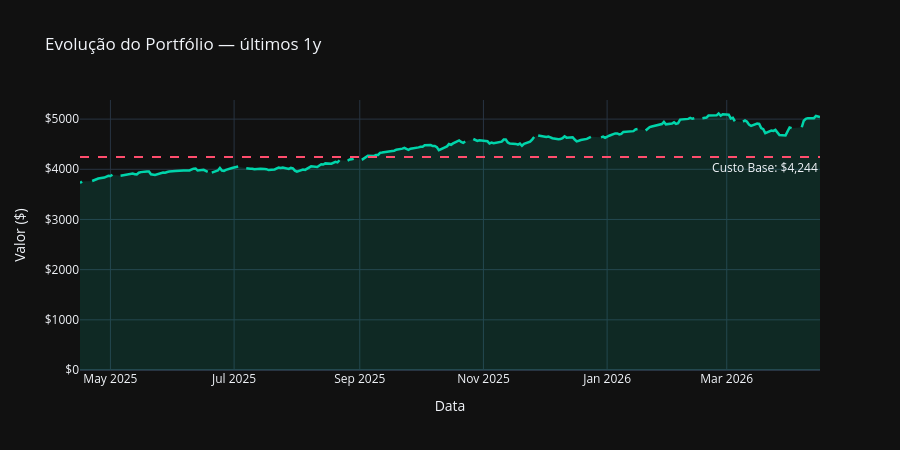

Notebook source saved alongside this figure:
### Markdown cell above
---
## 📈 Célula 5 — Evolução Histórica do Portfólio

### Code cell
portfolio_value = pd.Series(0.0, index=prices.index)
for ticker, info in PORTFOLIO.items():
    if ticker in prices.columns:
        portfolio_value += prices[ticker] * info['shares']

custo_base = sum(v['shares'] * v['avg_price'] for v in PORTFOLIO.values())

fig = go.Figure()
fig.add_trace(go.Scatter(
    x=portfolio_value.index,
    y=portfolio_value.values,
    mode='lines',
    name='Valor do Portfólio',
    line=dict(color='#00d4aa', width=2.5),
    fill='tozeroy',
    fillcolor='rgba(0,212,170,0.12)',
))
fig.add_hline(
    y=custo_base,
    line_dash='dash',
    line_color='#ff4d6d',
    annotation_text=f' Custo Base: ${custo_base:,.0f}',
    annotation_position='bottom right',
)
fig.update_layout(
    title=f'Evolução do Portfólio — últimos {PERIODO}',
    xaxis_title='Data', yaxis_title='Valor ($)',
    yaxis_tickprefix='$', template='plotly_dark',
    hovermode='x unified', height=450,
)
fig.show()

### Figure 1 — Plotly figure (JSON) as saved in the notebook; plotly's stock layout.template omitted (floating-point values rounded to 4 significant figures; data arrays with more than 128 entries replaced by an {"elided": "..."} marker saying what was removed)
{"data": [{"fill": "tozeroy", "fillcolor": "rgba(0,212,170,0.12)", "line": {"color": "#00d4aa", "width": 2.5}, "mode": "lines", "name": "Valor do Portfólio", "type": "scatter", "x": {"elided": "257 str values"}, "y": {"elided": "257 float values"}}], "layout": {"annotations": [{"showarrow": false, "text": " Custo Base: $4,244", "x": 1, "xanchor": "right", "xref": "x domain", "y": 4244.0, "yanchor": "top", "yref": "y"}], "height": 450, "hovermode": "x unified", "shapes": [{"line": {"color": "#ff4d6d", "dash": "dash"}, "type": "line", "x0": 0, "x1": 1, "xref": "x domain", "y0": 4244.0, "y1": 4244.0, "yref": "y"}], "title": {"text": "Evolução do Portfólio — últimos 1y"}, "xaxis": {"title": {"text": "Data"}}, "yaxis": {"tickprefix": "$", "title": {"text": "Valor ($)"}}}}
